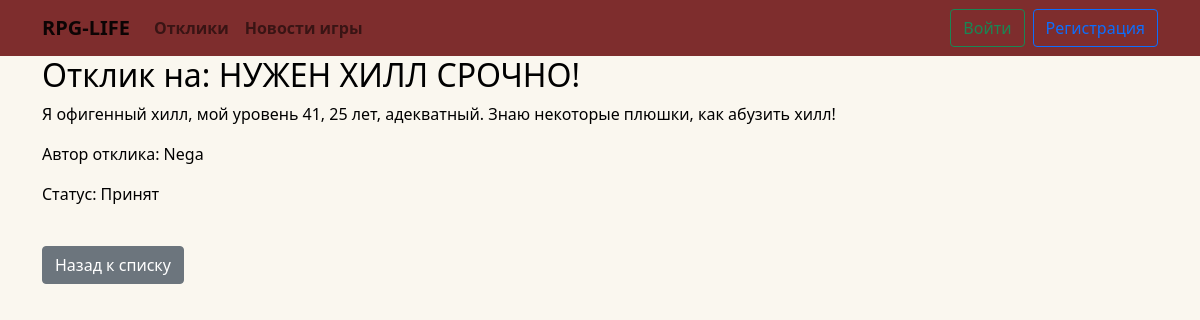
Screenshot of /responses/25/ with the database file from the repository.
### app/models.py (models this page shows, shortened)
class UserResponse(models.Model):
    author = models.ForeignKey(User, on_delete=models.CASCADE)
    post = models.ForeignKey(Post, on_delete=models.CASCADE)
    text = models.TextField(max_length=1024)
    STATUS_CHOICES = [
        ('pending', 'Отправлен'),
        ('accepted', 'Принят'),
        ('rejected', 'Отказ')
    ]
    status = models.CharField(max_length=12, choices=STATUS_CHOICES, default='pending')
    created_at = models.DateTimeField(auto_now_add=True)

class Post(models.Model):
    TYPE = (
        ('tank', 'Танки'),
        ('healer', 'Хилы'),
        ('dd', 'ДД'),
        ('trader', 'Торговцы'),
        ('guildmaster', 'Гилдмастеры'),
        ('quest', 'Квестгиверы'),
        ('blacksmith', 'Кузнецы'),
        ('tanner', 'Кожевники'),
        ('potion', 'Зельевары'),
        ('wizard', 'Мастера заклинаний'),
    )
    title = models.CharField(max_length=48)
    author = models.ForeignKey(Author, on_delete=models.CASCADE, related_name='posts')
    content = CKEditor5Field('Описание', config_name='default')
    created_at = models.DateTimeField(auto_now_add=True)
    category = models.CharField(max_length=16, choices=TYPE, default='quest')

class User(AbstractUser):
    code = models.CharField(max_length=20, blank=True, null=True)

### app/views.py (the view, shortened to what this page needs)
class ResponseDetail(DetailView):
    model = UserResponse
    template_name = 'response.html'
    context_object_name = 'response'

### templates/response.html (shortened to what this page needs)
{% extends 'flatpages/default.html' %}
{% block content %}
    <h2>Отклик на: {{ response.post.title }}</h2>
    <p>{{ response.text }}</p>
    <p>Автор отклика: {{ response.author.username }}</p>
    <p>Статус: {{ response.get_status_display }}</p>
    <br><button onclick="history.back()" class="btn btn-secondary">Назад к списку</button>
{% endblock %}

### templates/flatpages/default.html (style rules this page uses)
body { background-color: #faf7ef; color: #000000; }

### rows the page displays
UserResponse: post "НУЖЕН ХИЛЛ СРОЧНО!", text "Я офигенный хилл, мой уровень 41, 25 лет, адекватный. Знаю некоторые плюшки, как абузить хилл!", author.username "Nega", status "Принят"
